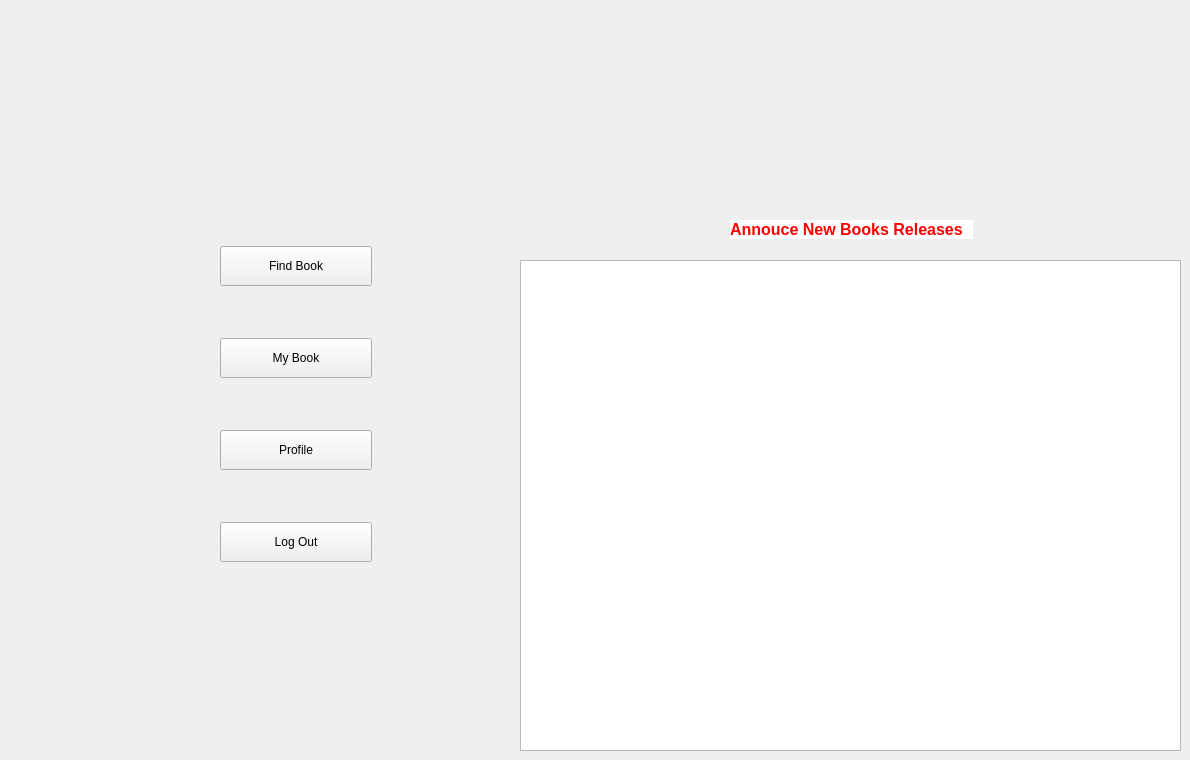
   <widget class="QWidget" name="menuPage">
    <property name="styleSheet">
     <string notr="true">#menuPage{ 
	border-image: url(:/LIBPRO/usermenu.jpg);}</string>
    </property>
    <widget class="QWidget" name="layoutWidget">
     <property name="geometry">
      <rect>
       <x>120</x>
       <y>150</y>
       <width>251</width>
       <height>33</height>
      </rect>
     </property>
     <layout class="QHBoxLayout" name="horizontalLayout">
      <item>
       <widget class="QLabel" name="labelHello">
        <property name="font">
         <font>
          <family>Californian FB</family>
          <pointsize>20</pointsize>
         </font>
        </property>
        <property name="styleSheet">
         <string notr="true">color: rgb(85, 0, 255);</string>
        </property>
        <property name="alignment">
         <set>Qt::AlignLeading|Qt::AlignLeft|Qt::AlignVCenter</set>
        </property>
       </widget>
      </item>
     </layout>
    </widget>
    <widget class="QWidget" name="layoutWidget">
     <property name="geometry">
      <rect>
       <x>220</x>
       <y>240</y>
       <width>152</width>
       <height>331</height>
      </rect>
     </property>
     <layout class="QVBoxLayout" name="verticalLayout">
      <item>
       <widget class="QPushButton" name="findBookButton">
        <property name="minimumSize">
         <size>
          <width>150</width>
          <height>40</height>
         </size>
        </property>
        <property name="autoFillBackground">
         <bool>false</bool>
        </property>
        <property name="text">
         <string>Find Book</string>
        </property>
       </widget>
      </item>
      <item>
       <spacer name="verticalSpacer">
        <property name="minimumSize">
         <size>
          <width>150</width>
          <height>40</height>
         </size>
        </property>
        <property name="orientation">
         <enum>Qt::Vertical</enum>
        </property>
        <property name="sizeType">
         <enum>QSizePolicy::Fixed</enum>
        </property>
        <property name="sizeHint" stdset="0">
         <size>
          <width>147</width>
          <height>40</height>
         </size>
        </property>
       </spacer>
      </item>
      <item>
       <widget class="QPushButton" name="historyButton">
        <property name="minimumSize">
         <size>
          <width>150</width>
          <height>40</height>
         </size>
        </property>
        <property name="text">
         <string>My Book</string>
        </property>
       </widget>
      </item>
      <item>
       <spacer name="verticalSpacer_2">
        <property name="minimumSize">
         <size>
          <width>150</width>
          <height>40</height>
         </size>
        </property>
        <property name="orientation">
         <enum>Qt::Vertical</enum>
        </property>
        <property name="sizeType">
         <enum>QSizePolicy::Fixed</enum>
        </property>
        <property name="sizeHint" stdset="0">
         <size>
          <width>147</width>
          <height>40</height>
         </size>
        </property>
       </spacer>
      </item>
      <item>
       <widget class="QPushButton" name="profileButton">
        <property name="minimumSize">
         <size>
          <width>150</width>
          <height>40</height>
         </size>
        </property>
        <property name="text">
         <string>Profile</string>
        </property>
       </widget>
      </item>
      <item>
       <spacer name="verticalSpacer_3">
        <property name="minimumSize">
         <size>
          <width>150</width>
          <height>40</height>
         </size>
        </property>
        <property name="orientation">
         <enum>Qt::Vertical</enum>
        </property>
        <property name="sizeType">
         <enum>QSizePolicy::Fixed</enum>
        </property>
        <property name="sizeHint" stdset="0">
         <size>
          <width>147</width>
          <height>40</height>
         </size>
        </property>
       </spacer>
      </item>
      <item>
       <widget class="QPushButton" name="exitButton">
        <property name="minimumSize">
         <size>
          <width>150</width>
          <height>40</height>
         </size>
        </property>
        <property name="text">
         <string>Log Out</string>
        </property>
       </widget>
      </item>
     </layout>
    </widget>
    <widget class="QListWidget" name="listWidget">
     <property name="geometry">
      <rect>
       <x>520</x>
       <y>260</y>
       <width>661</width>
       <height>491</height>
      </rect>
     </property>
    </widget>
    <widget class="QLabel" name="label">
     <property name="geometry">
      <rect>
       <x>730</x>
       <y>220</y>
       <width>243</width>
       <height>19</height>
      </rect>
     </property>
     <property name="styleSheet">
      <string notr="true">background-color: rgb(255, 255, 255);</string>
     </property>
     <property name="text">
      <string>&lt;html&gt;&lt;head/&gt;&lt;body&gt;&lt;p&gt;&lt;span style=&quot; font-size:12pt; font-weight:600; color:#ff0000;&quot;&gt;                   Annouce New Books Releases&lt;/span&gt;&lt;/p&gt;&lt;/body&gt;&lt;/html&gt;</string>
     </property>
     <property name="buddy">
      <cstring>listWidget</cstring>
     </property>
    </widget>
    <widget class="QLabel" name="lastLogin">
     <property name="geometry">
      <rect>
       <x>920</x>
       <y>90</y>
       <width>221</width>
       <height>51</height>
      </rect>
     </property>
     <property name="font">
      <font>
       <family>Gadugi</family>
       <pointsize>10</pointsize>
      </font>
     </property>
     <property name="styleSheet">
      <string notr="true">color: rgb(0, 255, 0);</string>
     </property>
     <property name="text">
      <string/>
     </property>
    </widget>
   </widget>
